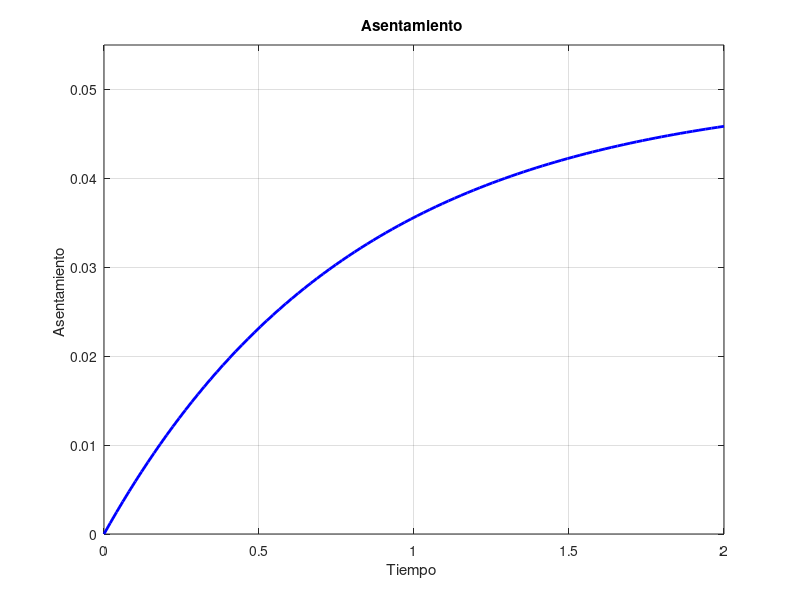

Recreate this plot in MATLAB.
clc; clear;

% --- Datos de entrada ---
H = 5;               % Espesor de la capa de consolidación [m]
t = 2 * 365 * 24 * 3600;  % Tiempo deseado en segundos (ej: 2 años)
Tv_target = 0.197;   % Tiempo adimensional para 50% de consolidación
Sf = 0.05;           % Asentamiento final esperado [m]

% Tolerancia y parámetros para Newton-Raphson
tol = 1e-6;
max_iter = 100;
Cv_guess = 1e-7;     % Suposición inicial para Cv [m^2/s]

% --- Método de Newton-Raphson ---
Cv = Cv_guess;

for i = 1:max_iter
    f = (Cv * t) / H^2 - Tv_target;
    df = t / H^2;  % Derivada de f respecto a Cv

    Cv_new = Cv - f / df;

    if abs(Cv_new - Cv) < tol
        break;
    end

    Cv = Cv_new;
end

% Verificar convergencia
if i == max_iter
    warning('Newton-Raphson no convergió');
end

% Calcular asentamiento actual
U = 0.5;  % 50% de consolidación
S = U * Sf;

% --- Resultados ---
fprintf('Coeficiente de consolidación Cv = %.3e m^2/s\n', Cv);
fprintf('Asentamiento a t = %.2f años es: %.4f m\n', t/(365*24*3600), S);

% --- Gráfica de asentamiento vs. tiempo ---
t_anos = linspace(0, 2, 100);  % Tiempo de 0 a 2 años
t_seg = t_anos * 365 * 24 * 3600;  % Convertir a segundos

Tv = (Cv .* t_seg) / H^2;      % Tiempo adimensional
U_t = 1 - exp(-pi^2 * Tv);     % Aproximación para grado de consolidación (primera solución de Terzaghi)
S_t = U_t * Sf;                % Asentamiento instantáneo

% Crear gráfica
figure;
plot(t_anos, S_t, 'b', 'LineWidth', 2);
xlabel('Tiempo ');
ylabel('Asentamiento ');
title('Asentamiento ');
grid on;
xlim([0 2]);
ylim([0 Sf*1.1]);
